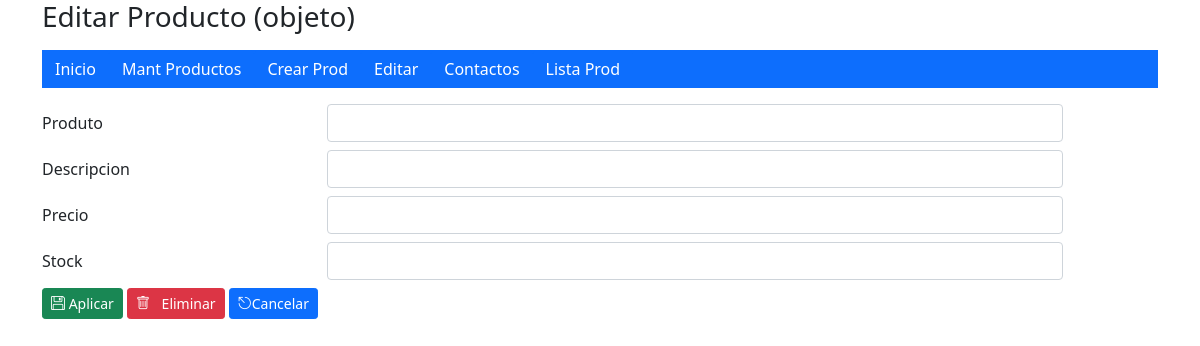
Before: /producto?id=12&modo=con with the older database file.
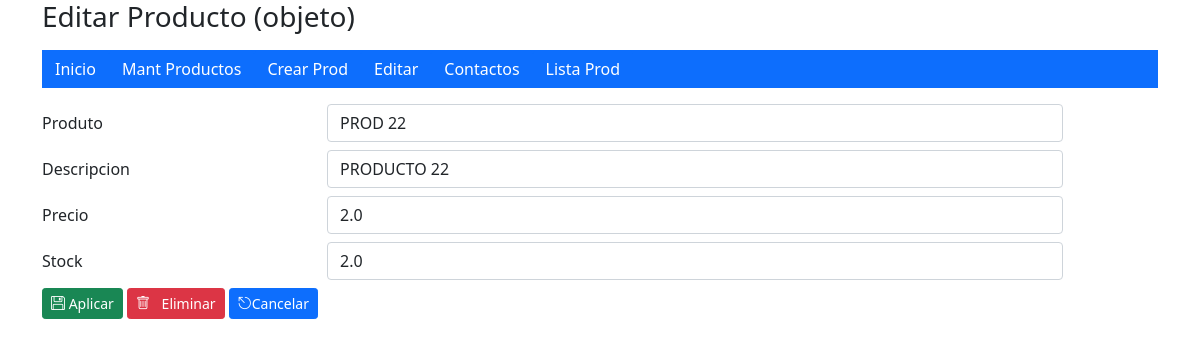
After: the same page with the newer database file.
### tables this page shows
CREATE TABLE productos (
                    id INTEGER PRIMARY KEY AUTOINCREMENT,
                    codiprod TEXT NOT NULL,
                    descprod TEXT NOT NULL,
                    precprod REAL NOT NULL,
                    cantstoc REAL NOT NULL);

### app.py (the view, shortened to what this page needs)
@app.route('/producto', methods=["GET", "POST"])
def producto():
    modo = request.args.get('modo',None)
    id = request.args.get('id',None)
    form = frm_producto()
    accion = request.form.get('accion',None)
    print(request.method)
    print('HOLA PRODUCTO')
    if id and id != None:
        dato  = crud_prod.sel_producto(id)
    if request.method == "GET":
        try:
            dato
            data_existe = True
        except:
            data_existe = False
        if data_existe and dato != None:
            return render_template('producto.html', form=form, prod=dato, modo=modo)
        else:
            return render_template('producto.html', form=form, modo=modo)

### forms.py
class frm_producto(FlaskForm):
    """Formulario para el CRUD de productos"""
    codiprod = StringField('Produto', validators=[DataRequired(), Length(min=2, max=20)])
    descprod = StringField('Descripcion', validators=[DataRequired(), Length(min=2, max=100)])
    precprod = StringField('Precio', validators=[DataRequired()])
    cantstoc = StringField('Stock', validators=[DataRequired()])
    submit = SubmitField('Enviar')

### crud_prod.py (called while the page is built)
def get_db():
    conn = sqlite3.connect(DATABASE)
    conn.row_factory = sqlite3.Row
    return conn

def sel_producto(id):
    conn= get_db()
    cursor = conn.cursor()
    SQL='''SELECT * FROM productos WHERE id = {0} '''.format(id)
    cursor.execute(SQL)
    datos = cursor.fetchone()
    close_db(conn)
    return datos

### templates/producto.html (shortened to what this page needs)
{% extends 'base.html' %}
{% block titulo %}
<h3> {{ 'Crear ' if not modo else 'Editar '}}  Producto (objeto)</h3>
{% endblock%}
{% block contenido %}
    <form id="producto" action="{{ url_for('producto') }}" method="POST">
        <div class="row mb-2">
            {{ form.codiprod.label(class_="col-sm-3 col-form-label") }}
            <div class="col-sm-8">
                {{ form.codiprod(class_="form-control", value=prod[1] if prod else '') }}
            </div>
        </div>
        <div class="row mb-2">
            {{ form.descprod.label(class_="col-sm-3 col-form-label") }}
            <div class="col-sm-8">
                {{ form.descprod(class_="form-control", value=prod[2] if prod else '') }}
            </div>
        </div>
        <div class="row mb-2">
            {{ form.precprod.label(class_="col-sm-3 col-form-label") }}
            <div class="col-sm-8">
                {{ form.precprod(class_="form-control", value=prod[3] if prod else '') }}
            </div>
        </div>
        <div class="row mb-2">
            {{ form.cantstoc.label(class_="col-sm-3 col-form-label") }}
            <div class="col-sm-8">
                {{ form.cantstoc(class_="form-control", id="codiprod", value=prod[4] if prod else '') }}
            </div>
        </div>
        <div class="col-auto">
            {% if not modo %}
                <button id="btn_crear" name="accion" value="ins" type="submit" class="btn btn-primary btn-sm"><i class="bi bi-plus-lg me-2"></i>Crear Producto</button>
            {% else %}
                <button id="btn_modif" name="accion" value="act" type="submit" class="btn btn-success btn-sm" > <i class="bi bi-floppy"></i> Aplicar </button>
                <button id="btn_elimi" name="accion" value="eli" type="submit" class="btn btn-danger  btn-sm btn-delete" > <i class="bi bi-trash me-2"></i> Eliminar</button>
                <a class="btn btn-primary btn-sm" href="{{ url_for('producto') }}"><i class="bi bi-escape"></i>Cancelar</a>
            {% endif %}
        </div>
    </form>
{% endblock %}

Changed rows visible on the page:
added productos: codiprod "PROD 22", descprod "PRODUCTO 22", precprod "2.0", cantstoc "2.0"
